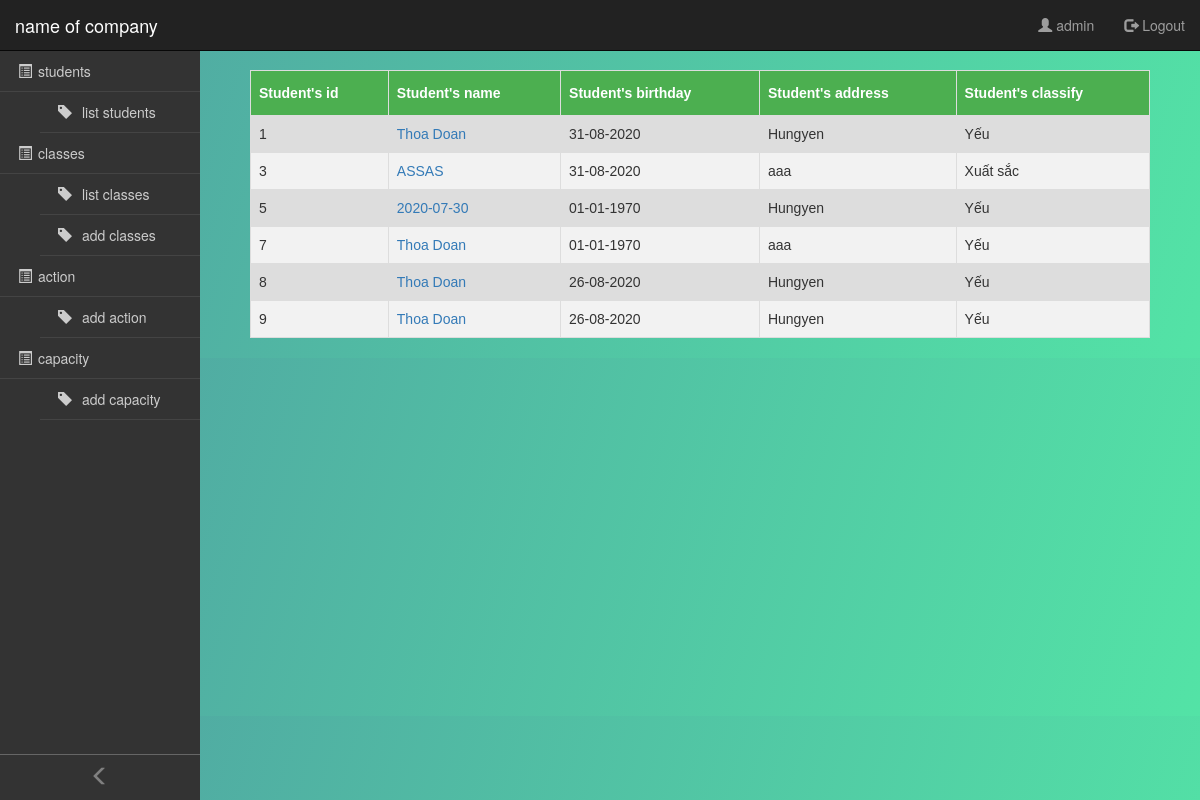
Screenshot of /?controller=classes&action=detail&id=3 (signed in) with the database file from the repository.
### tables this page shows
CREATE TABLE `student`  (
  `student_id` int(11) UNSIGNED NOT NULL AUTO_INCREMENT,
  `student_class_id` int(11) NOT NULL,
  `student_name` varchar(255) NULL DEFAULT NULL,
  `student_address` varchar(255) NULL DEFAULT NULL,
  `student_birthday` date NULL DEFAULT NULL,
  PRIMARY KEY USING BTREE (`student_id`, `student_class_id`),
  INDEX `student_id` USING BTREE(`student_id`),
  INDEX `student_class_id` USING BTREE(`student_class_id`)
);

### controllers/classes_controller.php (called while the page is built, shortened)
<?php
require_once('logic/student_logic.php');
class ClassesController extends BaseController
{
    public function detail() {
        $id = $_GET['id'] ? $_GET['id'] : 0;
        $studentLogic = new StudentLogic();
        if($id != 0) {
           $listStudent = $studentLogic->getAllStudentByClassId($id);
        }
        $data = array (
            "listStudent" => $listStudent
        );
        $this->render('detail', $data);
    }
}

### routes.php (called while the page is built, shortened)
<?php
$controller = new $klass;
$controller->$action();

### index.php (called while the page is built, shortened)
<?php
require_once('routes.php');

### logic/student_logic.php (called while the page is built, shortened)
<?php
    require_once('model/student.php');
    require_once('entities/student.php');
    class StudentLogic {
        public function getAllStudentByClassId($id) {
            $listStudents = [];
            try {
                $mStudent = new MStudent();
                $listStudents = $mStudent->getListStudentInfoByClass($id);
            } catch(PDOException $e) {
                throw $e;
            }
            return $listStudents;
        }
    }

### model/base_model.php (called while the page is built, shortened)
<?php
    class BaseModel {
        private $instance = NULl;
        public function openConnection() {
            if (!isset($this->instance)) {
                try {
                  $this->instance = new PDO('mysql:host=localhost;dbname=inout', "root", "0000");
                  $this->instance->exec("SET NAMES 'utf8'");
                } catch (PDOException $ex) {
                  die($ex->getMessage());
                }
              }
              return $this->instance;
        }
    }

### model/student.php (called while the page is built, shortened)
<?php
    include_once('entities/student_info.php');
    include_once('model/base_model.php');
    class MStudent extends BaseModel {
        public function getListStudentInfoByClass($class_id) {
            $listStudentInfo = [];
            $sql = "SELECT s.student_id, s.student_name, s.student_birthday, s.student_address, s.student_class_id, c.class_name, SUM(sa.action_point) as student_point
            FROM `student` as s
            LEFT JOIN class as c ON s.student_class_id = c.class_id
            LEFT JOIN student_action as sa ON s.student_id = sa.student_id
            WHERE s.student_class_id = ?
            GROUP BY s.student_id";
            $req = parent::openConnection()->prepare($sql);
            $req->execute(array($class_id));
            while($item = $req->fetch()) {
                $listStudentInfo[]= new StudentInfo($item['student_id'], $item['student_class_id'], $item['student_name'], $item['student_birthday'], $item['student_address'],  $item['class_name'],  $item['student_point']);
            }
            return $listStudentInfo;
        }
    }

### entities/student_info.php (called while the page is built, shortened)
<?php
    class StudentInfo {
        public function __construct($student_id, $student_class_id, $student_name,  $student_birthday, $student_address, $student_class_name, $student_point)
        {
            $this->student_id = $student_id;
            $this->student_name = $student_name;
            $this->student_birthday = $student_birthday;
            $this->student_address = $student_address;
            $this->student_point = $student_point;
        }
    }
?>

### common/common.php (called while the page is built, shortened)
<?php
function ratings($point, $amount)
{
    $rating = "";
    if ($point >= 4.5 * $amount) {
        $rating = XUAT_SAC;
    } else if ($point >= 3.5 * $amount) {
        $rating = GIOI;
    } else if ($point >= 2.5 * $amount) {
        $rating = KHA;
    } else if ($point >= 1.5 * $amount) {
        $rating = TRUNG_BINH;
    } else {
        $rating = YEU;
    }
    return $rating;
}
function formatDateTime($datetime, $format)
{
    $old_date = date($datetime);
    $old_date_timestamp = strtotime($old_date);
    $new_date = date($format, $old_date_timestamp);
    return  $new_date;
}

### views/classes/detail.php (the view)
        <?php
        require_once("common/common.php");
        if (empty($listStudent)) {
            echo "<div class='no-data'>No have data</div>";
        } else {
            echo "<table class='list-student-info'>
            <thead>
                <tr>
                    <th>Student's id</th>
                    <th>Student's name</th>
                    <th>Student's birthday</th>
                    <th>Student's address</th>
                    <th>Student's classify</th>
                </tr>
            </thead>
            <tbody>";
            foreach ($listStudent as $student) {
                echo "<tr>";
                echo "<td>" . $student->student_id . "</td>";
                echo "<td><a href='?controller=students&action=detail&id=" . $student->student_id . "'> " . $student->student_name . "</td>";
                echo "<td>" . formatDateTime($student->student_birthday,'d-m-Y') . "</td>";
                echo "<td>" . $student->student_address . "</td>";
                echo "<td>" . ratings($student->student_point, 19) . "</td>";
                echo "</tr>";
            }
        }
        ?>
    </tbody>
</table>

### assets/css/style.css (style rules this page uses)
body { margin: 0 auto; background: -webkit-linear-gradient(top left, #50a3a2 0%, #53e3a6 100%); }
table { width: 100%; border-collapse: collapse; }
table tr, table th, table td { border: 1px solid #000; }
.list-student-info { font-family: "Trebuchet MS", Arial, Helvetica, sans-serif; border-collapse: collapse; width: 100%; }
.list-student-info td, .list-student-info th { border: 1px solid #ddd; padding: 8px; }
.list-student-info tr:nth-child(even) { background-color: #f2f2f2; }
.list-student-info tr:nth-child(odd) { background-color: #ddd; }
.list-student-info th { padding-top: 12px; padding-bottom: 12px; text-align: left; background-color: #4CAF50; color: white; }
td a { text-decoration: none; }
a { text-decoration: none; }

### rows the page displays
student: student "1", student_name "Thoa Doan", student_birthday "31-08-2020", student_address "Hungyen", student_point "Yếu"
student: student "3", student_name "ASSAS", student_birthday "31-08-2020", student_address "aaa", student_point "Xuất sắc"
student: student "5", student_name "2020-07-30", student_birthday "01-01-1970", student_address "Hungyen", student_point "Yếu"
student: student "7", student_name "Thoa Doan", student_birthday "01-01-1970", student_address "aaa", student_point "Yếu"
student: student "8", student_name "Thoa Doan", student_birthday "26-08-2020", student_address "Hungyen", student_point "Yếu"
student: student "9", student_name "Thoa Doan", student_birthday "26-08-2020", student_address "Hungyen", student_point "Yếu"

### other values shown
$_SESSION['username'] "admin"
$key "students"
$item "list"
$key "classes"
$item "add"
$key "action"
$key "capacity"
